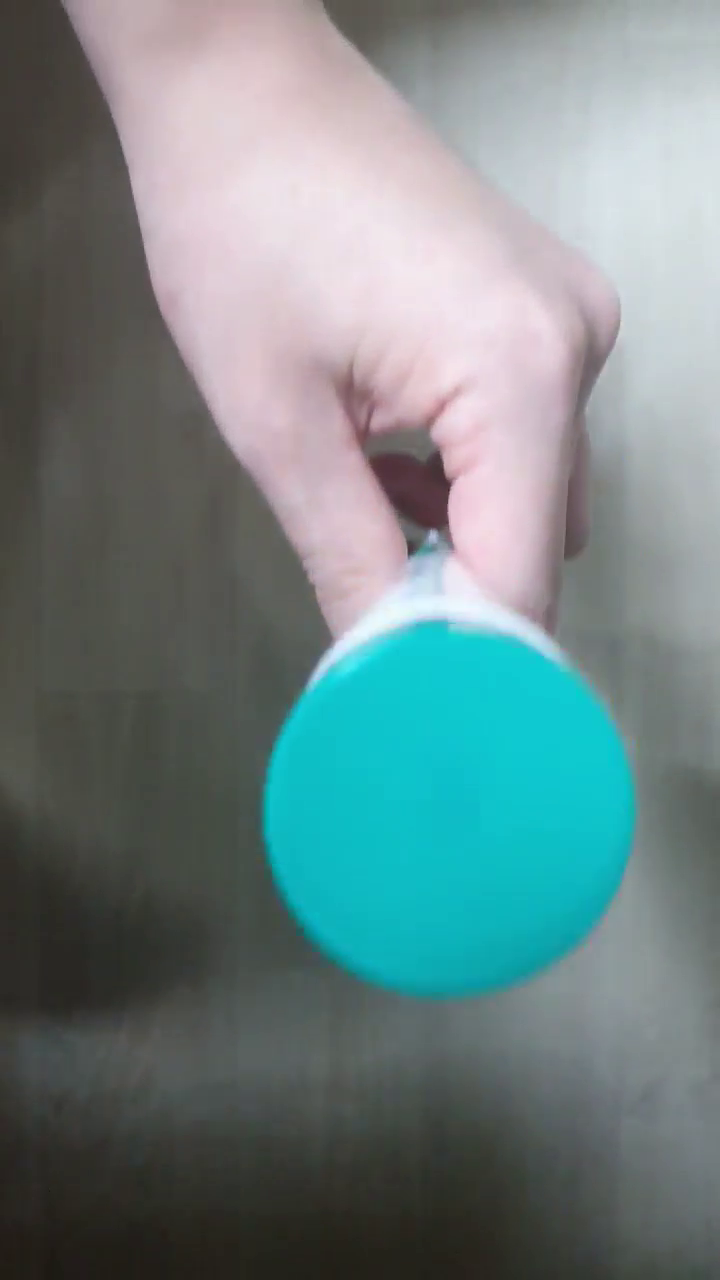
#> input picture frame 22 of Homework2/tracking3.mp4, 720 x 1280 px, given in place of monitoring_720p.avi, which was not available
$ jupyter execute chap161.ipynb
#> lines starting #> are read from the running program, lines starting #| are printed output that depends on the picture; after the words box and inside, x2 and y2 are one past the last pixel; in counts of white or black regions, pixels touching at a corner belong together; pictures that were not available may be replaced by others from this repository, and a replacement may not be noted
[cell 1]
import numpy as np
import cv2
from matplotlib import pyplot as plt

[cell 2]
cap = cv2.VideoCapture('monitoring_720p.avi')
# take first frame of the video
ret,frame = cap.read()
#> frame is the input picture: shape (1280, 720, 3); mean B, G, R 132.4, 131.9, 112.9
plt.figure(figsize = (15,15))
plt.imshow(frame)
plt.show()

[cell 3]
# setup initial location of window
r,h,c,w = 150,23,594,57 # simply hardcoded the values
track_window = (c,r,w,h)
# set up the ROI for tracking
roi = frame[r:r+h, c:c+w]
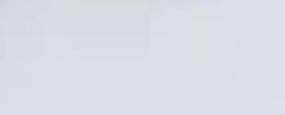
#> roi: shape (23, 57, 3) (shown 5 times larger); mean B, G, R 228.4, 223.9, 214
plt.imshow(roi)
plt.show()

hsv_roi = cv2.cvtColor(roi, cv2.COLOR_BGR2HSV)
#> hsv_roi: shape (23, 57, 3); mean H, S, V 99.8, 16.2, 228.4
# set up the ROI for tracking
plt.imshow(hsv_roi)
plt.show()

mask = cv2.inRange(hsv_roi, np.array((0., 60., 32.)), np.array((180., 255., 255.)))
#> mask: shape (23, 57); every value is 0
roi_hist = cv2.calcHist([hsv_roi], [0], mask, [180], [0,180])
#> roi_hist = 180 values from 0 to 0
plt.plot(roi_hist, color = 'b')
plt.xlim([0,180])
plt.show()
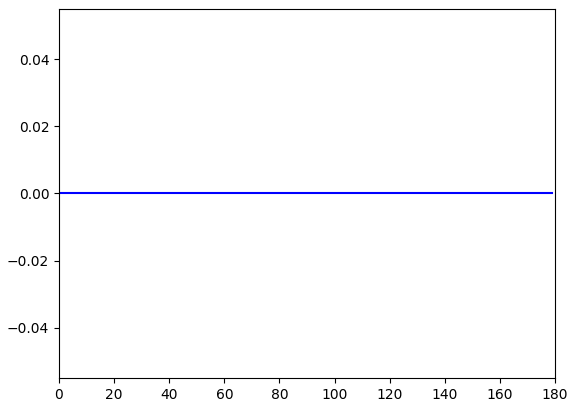
#> figure drawn by matplotlib, 1 panel

roi_hist = cv2.normalize(roi_hist, roi_hist, 0, 255, cv2.NORM_MINMAX)
plt.plot(roi_hist, color = 'b')
plt.xlim([0,180])
plt.show()

# Setup the termination criteria, either 10 iteration or move by atleast 1 pt
term_crit = ( cv2.TERM_CRITERIA_EPS | cv2.TERM_CRITERIA_COUNT, 10, 1 )
while(1):
    ret ,frame = cap.read()
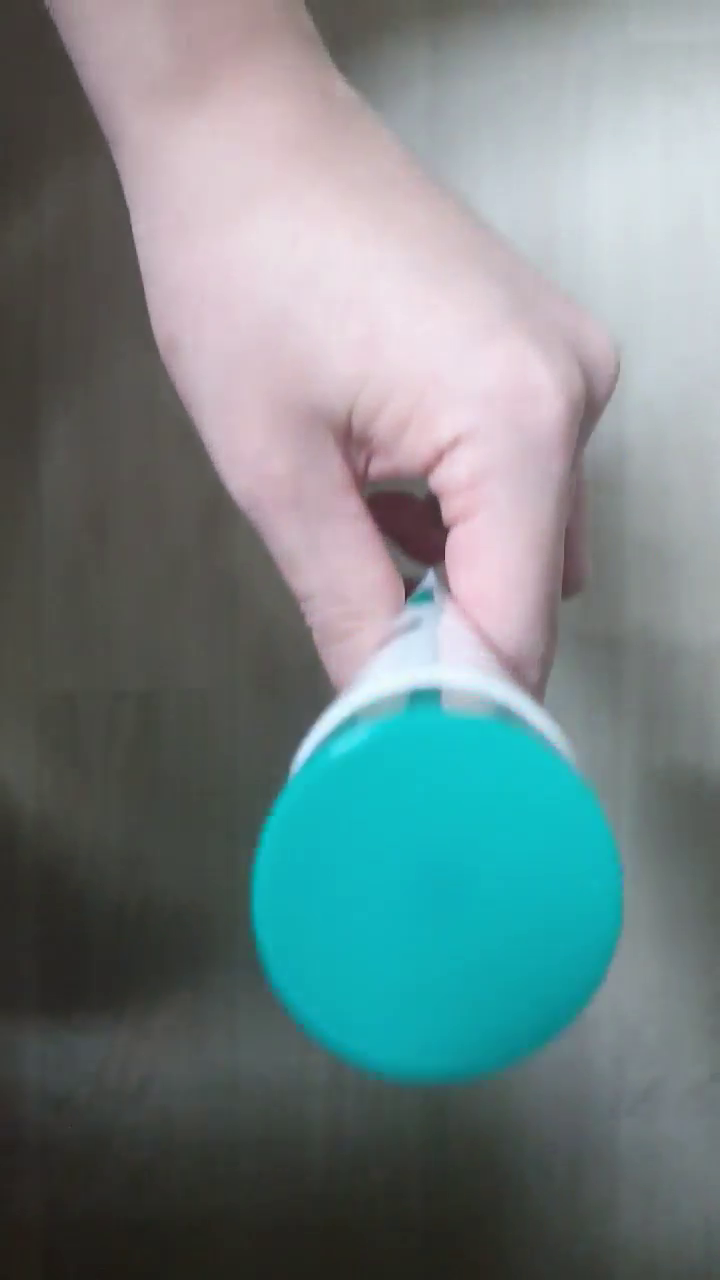
#> input picture frame 23 of Homework2/tracking3.mp4, 720 x 1280 px, given in place of monitoring_720p.avi, which was not available
#> frame is the input picture: shape (1280, 720, 3); mean B, G, R 131.7, 130.4, 113
    if ret == True:
        hsv = cv2.cvtColor(frame, cv2.COLOR_BGR2HSV)
#> hsv: shape (1280, 720, 3); mean H, S, V 88.3, 51.5, 137.6
        dst = cv2.calcBackProject([hsv],[0],roi_hist,[0,180],1)
#> dst: shape (1280, 720); every value is 0
        # apply meanshift to get the new location
        ret, track_window = cv2.meanShift(dst, track_window, term_crit)
#> ret = 0; track_window = (594, 150, 57, 23)

        # Draw it on image
        x,y,w,h = track_window
#> x = 594; y = 150; w = 57; h = 23
        img2 = cv2.rectangle(frame, (x,y), (x+w,y+h), 255,2)
        cv2.imshow('img2',img2)
        k = cv2.waitKey(60) & 0xff
#> (key Esc is pressed here)
        if k == 27:
            break
        else:
            cv2.imwrite(chr(k)+".jpg",img2)
    else:
        break

cv2.destroyAllWindows()
cap.release()

$ run again, starting later in the video
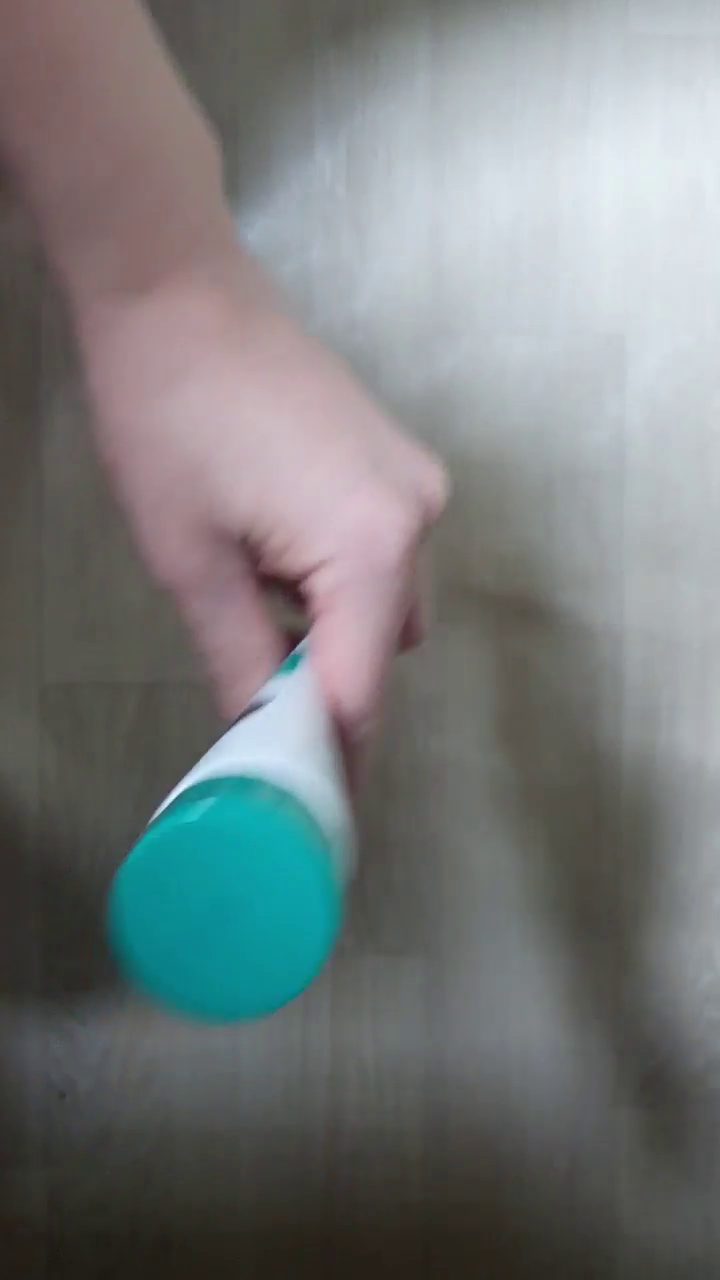
#> input picture frame 99 of Homework2/tracking3.mp4, 720 x 1280 px, given in place of monitoring_720p.avi, which was not available
#> frame is the input picture: shape (1280, 720, 3); mean B, G, R 123.3, 123.1, 119
#> hsv_roi: shape (23, 57, 3); mean H, S, V 100.8, 15, 241.1
#> mask: shape (23, 57); every value is 0
#> roi_hist = 180 values from 0 to 0
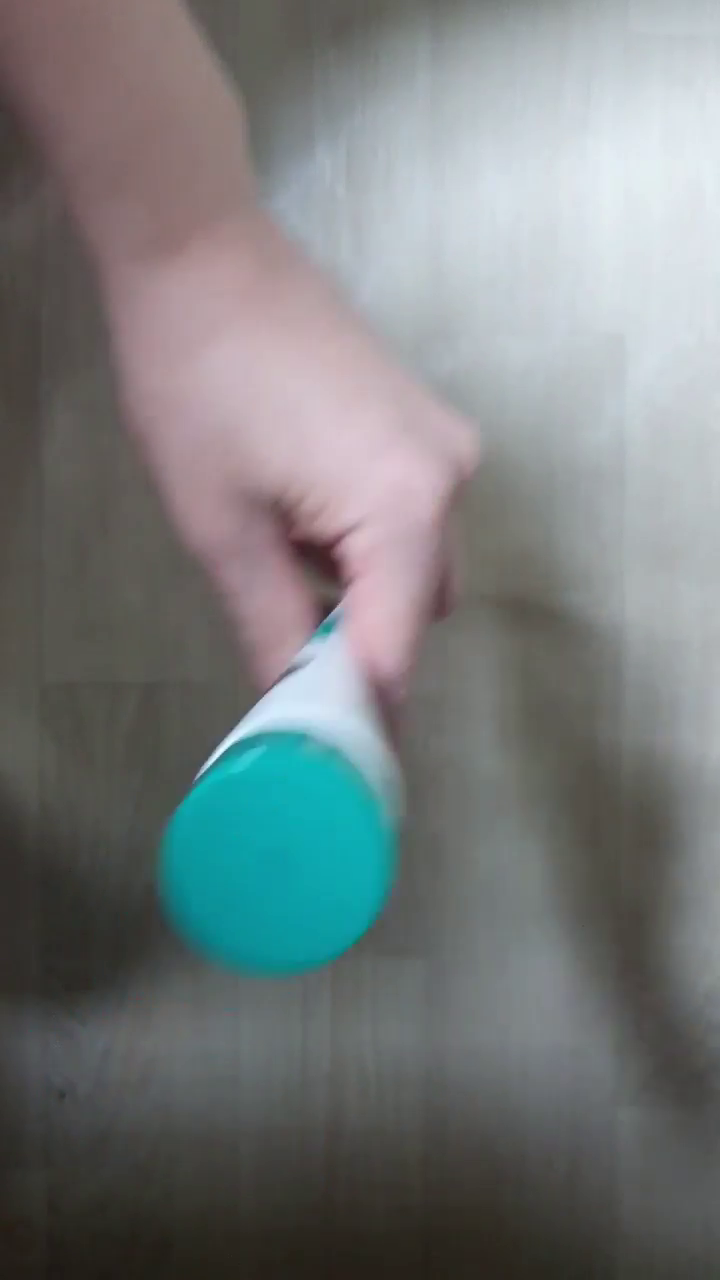
#> input picture frame 100 of Homework2/tracking3.mp4, 720 x 1280 px, given in place of monitoring_720p.avi, which was not available
#> frame is the input picture: shape (1280, 720, 3); mean B, G, R 123.7, 123.5, 118.8
#> hsv: shape (1280, 720, 3); mean H, S, V 75.9, 34.8, 130.1
#> dst: shape (1280, 720); every value is 0
#> ret = 0; track_window = (594, 150, 57, 23)
#> x = 594; y = 150; w = 57; h = 23
